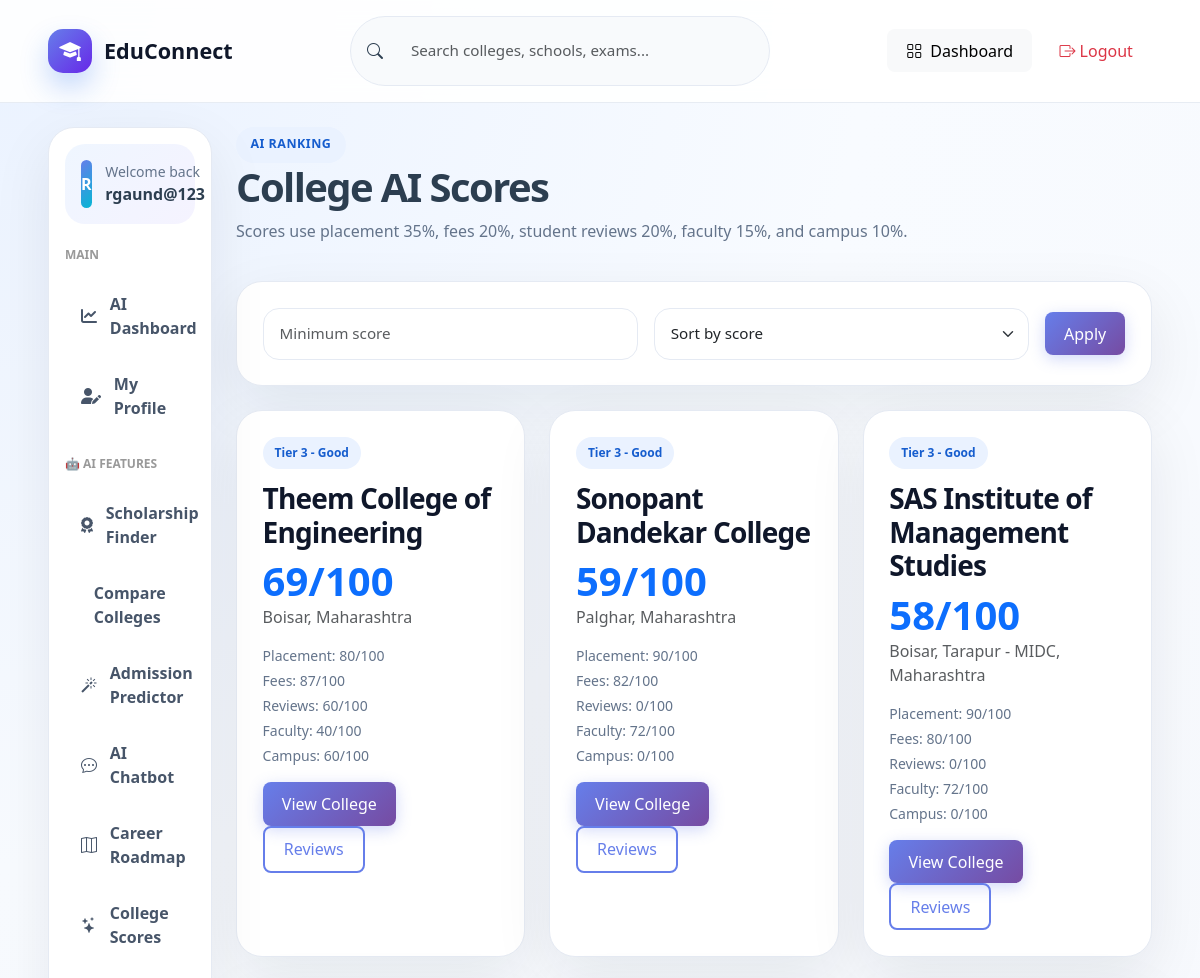
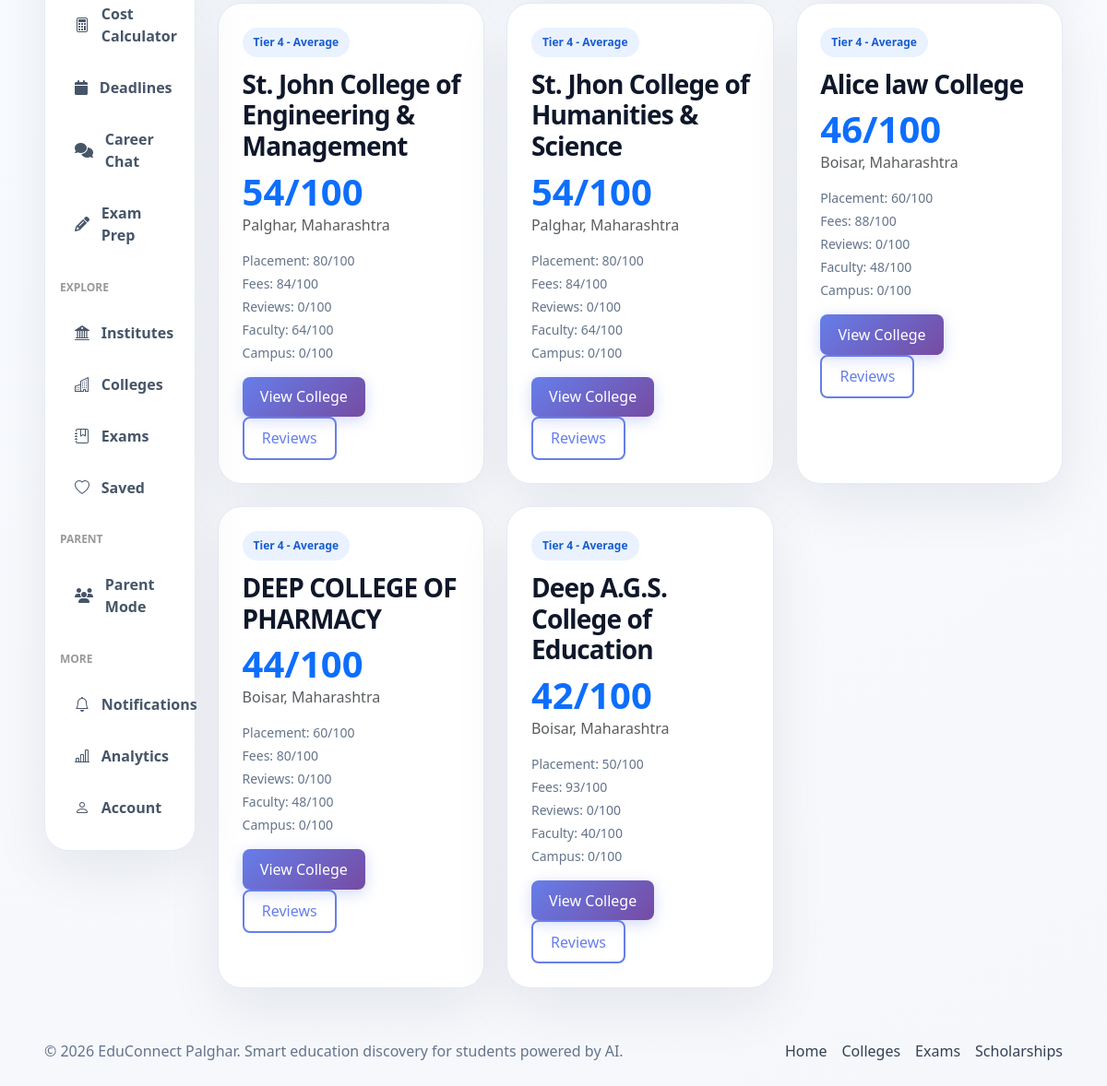
The app's page /college-scores/ (signed in) with its own data (2 pictures, top to bottom).
### accounts/models.py (models this page shows, shortened)
class CustomUser(AbstractUser):
    mobile = models.CharField(max_length=15, unique=True)
    email_verified = models.BooleanField(default=False)
    mobile_verified = models.BooleanField(default=False)
    is_parent = models.BooleanField(default=False)
    user_type = models.CharField(
        max_length=20,
        choices=[('student', 'Student'), ('parent', 'Parent')],
        default='student'
    )

class College(models.Model):
    name = models.CharField(max_length=255)
    city = models.CharField(max_length=100)
    state = models.CharField(max_length=100)
    fees = models.IntegerField()
    placement_percentage = models.IntegerField()
    average_package = models.IntegerField(default=0)
    highest_package = models.IntegerField(default=0)
    official_website = models.URLField()
    courses = models.TextField()
    hostel_available = models.BooleanField(default=False)
    hostel_fees = models.IntegerField(default=0, blank=True)
    facilities = models.TextField(default="")
    student_reviews = models.TextField(default="")
    rating = models.FloatField(default=0, validators=[MinValueValidator(0), MaxValueValidator(5)])
    distance_km = models.FloatField(default=0, blank=True)
    contact_number = models.CharField(max_length=20, blank=True)
    email = models.EmailField(blank=True)
    established_year = models.IntegerField(blank=True, null=True)
    created_at = models.DateTimeField(auto_now_add=True)

class CollegeAIScore(models.Model):
    college = models.OneToOneField(College, on_delete=models.CASCADE, related_name='ai_score')
    placement_score = models.IntegerField(default=0, validators=[MinValueValidator(0), MaxValueValidator(100)])
    fees_score = models.IntegerField(default=0, validators=[MinValueValidator(0), MaxValueValidator(100)])
    review_score = models.IntegerField(default=0, validators=[MinValueValidator(0), MaxValueValidator(100)])
    faculty_score = models.IntegerField(default=0, validators=[MinValueValidator(0), MaxValueValidator(100)])
    campus_score = models.IntegerField(default=0, validators=[MinValueValidator(0), MaxValueValidator(100)])
    overall_score = models.FloatField(default=0, validators=[MinValueValidator(0), MaxValueValidator(100)])
    rank = models.IntegerField(default=0)
    category = models.CharField(max_length=50, default='tier2', choices=[
        ('tier1', 'Tier 1 - Excellent'),
        ('tier2', 'Tier 2 - Very Good'),
        ('tier3', 'Tier 3 - Good'),
        ('tier4', 'Tier 4 - Average'),
    ])
    ai_summary = models.TextField(blank=True)
    strengths = models.JSONField(default=list)
    weaknesses = models.JSONField(default=list)
    updated_at = models.DateTimeField(auto_now=True)

### accounts/views.py (the view)
# urls.py: path('college-scores/', college_scores, name='college_scores'),
@login_required(login_url='login')
def college_scores(request):
    min_score = request.GET.get('score')
    sort_by = request.GET.get('sort', '-overall_score')
    scored_colleges = [(college, calculate_college_ai_score(college)) for college in College.objects.all()]
    if min_score:
        try:
            scored_colleges = [item for item in scored_colleges if item[1].overall_score >= float(min_score)]
        except ValueError:
            pass
    if sort_by == 'fees':
        scored_colleges.sort(key=lambda item: item[0].fees)
    elif sort_by == 'placement':
        scored_colleges.sort(key=lambda item: item[0].placement_percentage, reverse=True)
    else:
        scored_colleges.sort(key=lambda item: item[1].overall_score, reverse=True)
    return render(request, 'accounts/college_scores.html', {
        'scored_colleges': scored_colleges,
        'filter_score': min_score or '',
        'sort_by': sort_by,
    })

### accounts/templates/accounts/college_scores.html (shortened to what this page needs)
{% extends "accounts/base.html" %}
{% block content %}
<div class="page-title-row">
    <div><span class="eyebrow dark">AI ranking</span><h1>College AI Scores</h1><p>Scores use placement 35%, fees 20%, student reviews 20%, faculty 15%, and campus 10%.</p></div>
</div>
<form class="filter-panel mb-4" method="get">
    <input class="form-control" name="score" type="number" min="0" max="100" value="{{ filter_score }}" placeholder="Minimum score">
    <select class="form-select" name="sort">
        <option value="-overall_score" {% if sort_by == '-overall_score' %}selected{% endif %}>Sort by score</option>
    </select>
    <button class="btn btn-primary btn-pill">Apply</button>
</form>
<div class="row g-4">
    {% for college, score in scored_colleges %}
    <div class="col-md-6 col-xl-4">
        <article class="directory-card h-100">
            <span class="dir-badge">{{ score.get_category_display }}</span>
            <h3>{{ college.name }}</h3>
            <div class="display-6 fw-bold text-primary">{{ score.overall_score|floatformat:0 }}/100</div>
            <p class="text-muted">{{ college.city }}, {{ college.state }}</p>
            <div class="small">
                <p class="mb-1">Placement: {{ score.placement_score }}/100</p>
                <p class="mb-1">Fees: {{ score.fees_score }}/100</p>
                <p class="mb-1">Reviews: {{ score.review_score }}/100</p>
                <p class="mb-1">Faculty: {{ score.faculty_score }}/100</p>
                <p class="mb-3">Campus: {{ score.campus_score }}/100</p>
            </div>
            <a href="{% url 'college_detail' college.id %}" class="btn btn-primary btn-pill">View College</a>
            <a href="{% url 'college_reviews' college.id %}" class="btn btn-outline-primary btn-pill">Reviews</a>
        </article>
    </div>
    {% empty %}
    <div class="col-12"><div class="empty-state">No colleges match this score filter.</div></div>
    {% endfor %}
</div>
{% endblock %}

### accounts/templates/accounts/base.html (shortened to what this page needs)
{% load static %}
<!DOCTYPE html>
<html lang="en">
<head>
    <link href="https://cdn.jsdelivr.net/npm/bootstrap@5.3.3/dist/css/bootstrap.min.css" rel="stylesheet">
    <link href="https://cdn.jsdelivr.net/npm/bootstrap-icons@1.11.3/font/bootstrap-icons.css" rel="stylesheet">
    <link rel="stylesheet" href="https://cdnjs.cloudflare.com/ajax/libs/font-awesome/6.4.0/css/all.min.css">
    <link href="{% static 'accounts/css/main.css' %}" rel="stylesheet">
    <link href="{% static 'accounts/css/ai_features.css' %}" rel="stylesheet">
</head>
<body>
<header class="et-navbar">
    <div class="container-fluid px-3 px-lg-5">
        <div class="d-flex align-items-center justify-content-between gap-3 py-3">
            <a class="et-brand" href="{% url 'home' %}">
                <span class="et-brand-icon"><i class="bi bi-mortarboard-fill"></i></span>
                <span>EduConnect</span>
            </a>
            <form action="{% url 'institutes' %}" method="get" class="et-nav-search d-none d-lg-flex">
                <i class="bi bi-search"></i>
                <input type="search" name="q" placeholder="Search colleges, schools, exams...">
            </form>
            <div class="d-flex align-items-center gap-2">
                {% if request.user.is_authenticated %}
                    <a class="btn btn-light btn-pill d-none d-md-inline-flex" href="{% url 'smart_dashboard' %}"><i class="bi bi-grid me-2"></i>Dashboard</a>
                    <a class="btn btn-outline-danger btn-pill" href="{% url 'logout' %}"><i class="bi bi-box-arrow-right me-1"></i>Logout</a>
                {% else %}
                    <a class="btn btn-light btn-pill" href="{% url 'login' %}">Login</a>
                    <a class="btn btn-primary btn-pill" href="{% url 'register' %}">Register</a>
                {% endif %}
            </div>
        </div>
    </div>
</header>
<main class="et-main">
    <div class="container-fluid px-3 px-lg-5 py-4">
        <div class="row g-4">
            {% if request.user.is_authenticated %}
            <aside class="col-xl-2 col-lg-3">
                <nav class="et-sidebar">
                    <div class="sidebar-user">
                        <span class="sidebar-avatar">{{ request.user.username|slice:':1'|upper }}</span>
                        <div>
                            <small>Welcome back</small>
                            <strong>{{ request.user.username }}</strong>
                        </div>
                    </div>
                    <h6 class="sidebar-section-title mt-3">MAIN</h6>
                    <a href="{% url 'smart_dashboard' %}" class="side-link"><i class="fas fa-chart-line"></i> AI Dashboard</a>
                    <a href="{% url 'student_profile' %}" class="side-link"><i class="fas fa-user-edit"></i> My Profile</a>
                    <h6 class="sidebar-section-title mt-4">🤖 AI FEATURES</h6>
                    <a href="{% url 'scholarship_finder' %}" class="side-link"><i class="fas fa-award"></i> Scholarship Finder</a>
                    <a href="{% url 'college_comparison' %}" class="side-link"> Compare Colleges</a>
                    <a href="{% url 'admission_predictor' %}" class="side-link"><i class="bi bi-magic"></i> Admission Predictor</a>
                    <a href="{% url 'education_chatbot' %}" class="side-link"><i class="bi bi-chat-dots"></i> AI Chatbot</a>
                    <a href="{% url 'career_roadmap' %}" class="side-link"><i class="bi bi-map"></i> Career Roadmap</a>
                    <a href="{% url 'college_scores' %}" class="side-link"><i class="bi bi-stars"></i> College Scores</a>
                    <a href="{% url 'cost_calculator' %}" class="side-link"><i class="bi bi-calculator"></i> Cost Calculator</a>
                    <a href="{% url 'admission_deadlines' %}" class="side-link"><i class="fas fa-calendar"></i> Deadlines</a>
                    <a href="{% url 'career_guidance' %}" class="side-link"><i class="fas fa-comments"></i> Career Chat</a>
                    <a href="{% url 'exam_recommendations' %}" class="side-link"><i class="fas fa-pencil-alt"></i> Exam Prep</a>
                    <h6 class="sidebar-section-title mt-4">EXPLORE</h6>
                    <a href="{% url 'institute_list' %}" class="side-link"><i class="bi bi-bank2"></i> Institutes</a>
                    <a href="{% url 'college_search' %}" class="side-link"><i class="bi bi-buildings"></i> Colleges</a>
                    <a href="{% url 'exams' %}" class="side-link"><i class="bi bi-journal-bookmark"></i> Exams</a>
                    <a href="{% url 'saved_colleges' %}" class="side-link"><i class="bi bi-heart"></i> Saved</a>
                    <h6 class="sidebar-section-title mt-4">PARENT</h6>
                    <a href="{% url 'parent_register' %}" class="side-link"><i class="fas fa-users"></i> Parent Mode</a>
                    <h6 class="sidebar-section-title mt-4">MORE</h6>
                    <a href="{% url 'notifications' %}" class="side-link"><i class="bi bi-bell"></i> Notifications</a>
                    <a href="{% url 'analytics' %}" class="side-link"><i class="bi bi-bar-chart-line"></i> Analytics</a>
                    <a href="{% url 'profile' %}" class="side-link"><i class="bi bi-person"></i> Account</a>
                </nav>
            </aside>
            {% endif %}
            <section class="{% if request.user.is_authenticated %}col-xl-10 col-lg-9{% else %}col-12{% endif %}">
                {% block content %}{% endblock %}
            </section>
        </div>
    </div>
</main>
<footer class="et-footer">
    <div class="container-fluid px-3 px-lg-5 d-flex flex-column flex-md-row justify-content-between align-items-center gap-2">
        <p class="mb-0">© 2026 EduConnect Palghar. Smart education discovery for students powered by AI.</p>
        <div class="d-flex gap-3">
            <a href="{% url 'home' %}">Home</a>
            <a href="{% url 'college_search' %}">Colleges</a>
            <a href="{% url 'exams' %}">Exams</a>
            <a href="{% url 'scholarship_finder' %}">Scholarships</a>
        </div>
    </div>
</footer>
</body>
</html>

### accounts/static/accounts/css/main.css (style rules this page uses)
:root { --primary:#1266f1;--primary2:#6728e8;--orange:#ffb703;--green:#12b981;--slate:#0f172a;--muted:#64748b;--surface:#ffffff;--bg:#f5f8ff;--border:#e5eaf3;--shadow:0 20px 60px rgba(15,23,42,.08);--radius:26px }
* { box-sizing:border-box }
body { font-family:Inter,system-ui,-apple-system,Segoe UI,sans-serif;background:radial-gradient(circle at top left,#eaf2ff 0,#f8fbff 35%,#f6f7fb 100%);color:#132238;min-height:100vh }
a { text-decoration:none }
.btn-pill { border-radius:999px }
.et-navbar { position:sticky;top:0;z-index:1030;background:rgba(255,255,255,.9);backdrop-filter:blur(18px);border-bottom:1px solid rgba(226,232,240,.8) }
.et-brand { display:flex;align-items:center;gap:.75rem;font-weight:900;font-size:1.35rem;color:#0f172a }
.et-brand-icon { width:44px;height:44px;border-radius:15px;background:linear-gradient(135deg,var(--primary),var(--primary2));display:flex;align-items:center;justify-content:center;color:#fff;box-shadow:0 14px 28px rgba(18,102,241,.25) }
.et-nav-search { min-width:420px;background:#f8fafc;border:1px solid var(--border);border-radius:999px;align-items:center;padding:.65rem 1rem;gap:.75rem }
.et-nav-search input { border:0;outline:0;background:transparent;width:100% }
.et-main { min-height:calc(100vh - 90px) }
.et-sidebar { background:#fff;border:1px solid var(--border);border-radius:var(--radius);box-shadow:var(--shadow);padding:1rem;position:sticky;top:100px }
.sidebar-user { display:flex;align-items:center;gap:.85rem;background:linear-gradient(135deg,#eff6ff,#f5f3ff);border-radius:20px;padding:1rem;margin-bottom:1rem }
.sidebar-user small { display:block;color:var(--muted) }
.sidebar-avatar { width:48px;height:48px;border-radius:16px;background:linear-gradient(135deg,var(--primary),#06b6d4);color:#fff;font-weight:800;display:flex;align-items:center;justify-content:center }
.side-link { display:flex;align-items:center;gap:.8rem;color:#475569;padding:.85rem 1rem;border-radius:16px;font-weight:600;margin-bottom:.3rem }
.et-footer { padding:2rem 0;color:var(--muted) }
.et-footer a { color:#334155 }
.eyebrow { display:inline-flex;align-items:center;gap:.4rem;border-radius:999px;background:rgba(255,255,255,.16);padding:.55rem .9rem;font-weight:800;text-transform:uppercase;letter-spacing:.04em;font-size:.78rem }
.eyebrow.dark { background:#eaf2ff;color:#165dce }
.feature-card,.directory-card,.content-card,.filter-panel,.auth-card,.glass-panel,.cta-panel,.metric-card,.profile-card { background:#fff;border:1px solid var(--border);border-radius:var(--radius);box-shadow:var(--shadow);padding:1.6rem;display:block;color:#0f172a }
.feature-card h3,.directory-card h3,.content-card h2 { font-weight:900;letter-spacing:-.03em }
.feature-card p,.directory-card p,.page-title-row p { color:var(--muted) }
.auth-card .form-control,.auth-card .form-select,.filter-panel .form-control,.filter-panel .form-select,.content-card .form-control,.content-card .form-select { border-radius:16px;border:1px solid var(--border);padding:.85rem 1rem }
.page-title-row { display:flex;justify-content:space-between;gap:1rem;align-items:center;margin-bottom:1.4rem }
.page-title-row h1 { font-weight:900;letter-spacing:-.04em }
.filter-panel { display:flex;gap:1rem;align-items:center }
.directory-card { height:100%;transition:.2s }
.dir-badge { display:inline-flex;background:#eaf2ff;color:#165dce;border-radius:999px;padding:.45rem .75rem;font-weight:800;font-size:.75rem;margin-bottom:.8rem }

### accounts/templates/accounts/base.html (style rules this page uses)
.sidebar-section-title { font-size: 0.75rem; font-weight: 700; text-transform: uppercase; color: #999; padding: 0.5rem 0; margin-top: 1rem !important; }

### records on screen
CustomUser: user.username "R", user.username "rgaund@123"
College: category "Tier 3 - Good", name "Theem College of Engineering", overall_score "69", city "Boisar", state "Maharashtra", placement_score "80", fees_score "87", review_score "60", faculty_score "40", campus_score "60"
College: category "Tier 3 - Good", name "Sonopant Dandekar College", overall_score "59", city "Palghar", state "Maharashtra", placement_score "90", fees_score "82", review_score "0", faculty_score "72", campus_score "0"
College: category "Tier 3 - Good", name "SAS Institute of Management Studies", overall_score "58", city "Boisar, Tarapur - MIDC", state "Maharashtra", placement_score "90", fees_score "80", review_score "0", faculty_score "72", campus_score "0"
College: category "Tier 4 - Average", name "St. John College of Engineering & Management", overall_score "54", city "Palghar", state "Maharashtra", placement_score "80", fees_score "84", review_score "0", faculty_score "64", campus_score "0"
College: category "Tier 4 - Average", name "St. Jhon College of Humanities & Science", overall_score "54", city "Palghar", state "Maharashtra", placement_score "80", fees_score "84", review_score "0", faculty_score "64", campus_score "0"
College: category "Tier 4 - Average", name "Alice law College", overall_score "46", city "Boisar", state "Maharashtra", placement_score "60", fees_score "88", review_score "0", faculty_score "48", campus_score "0"
College: category "Tier 4 - Average", name "DEEP COLLEGE OF PHARMACY", overall_score "44", city "Boisar", state "Maharashtra", placement_score "60", fees_score "80", review_score "0", faculty_score "48", campus_score "0"
College: category "Tier 4 - Average", name "Deep A.G.S. College of Education", overall_score "42", city "Boisar", state "Maharashtra", placement_score "50", fees_score "93", review_score "0", faculty_score "40", campus_score "0"
